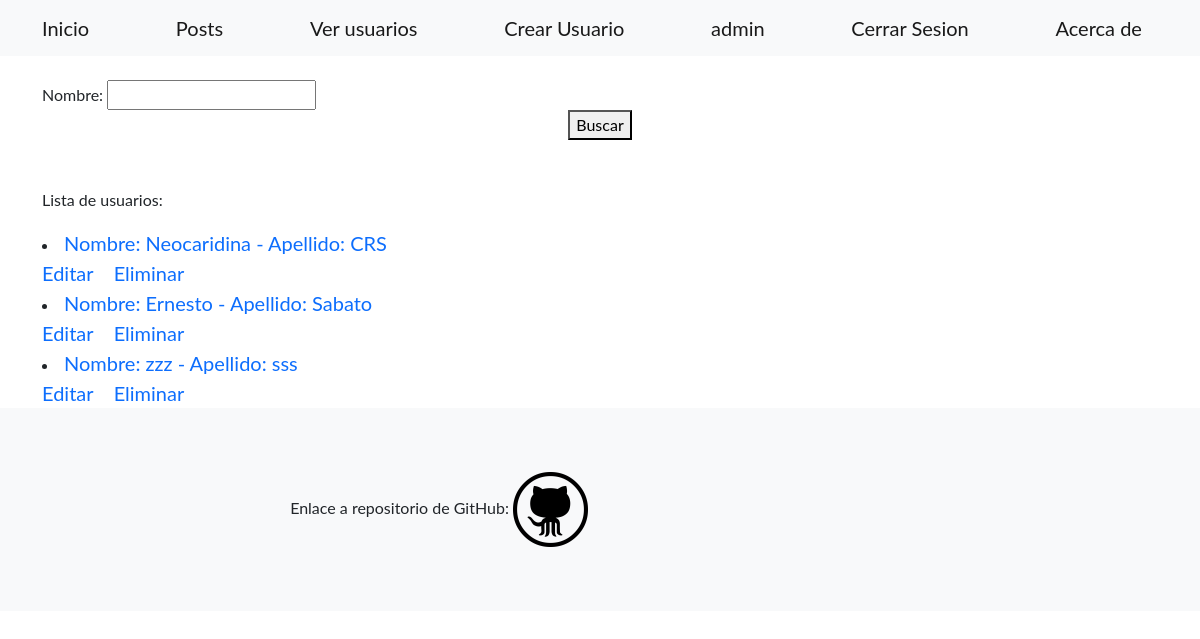
Before: /usuarios/ (signed in) with the older database file.
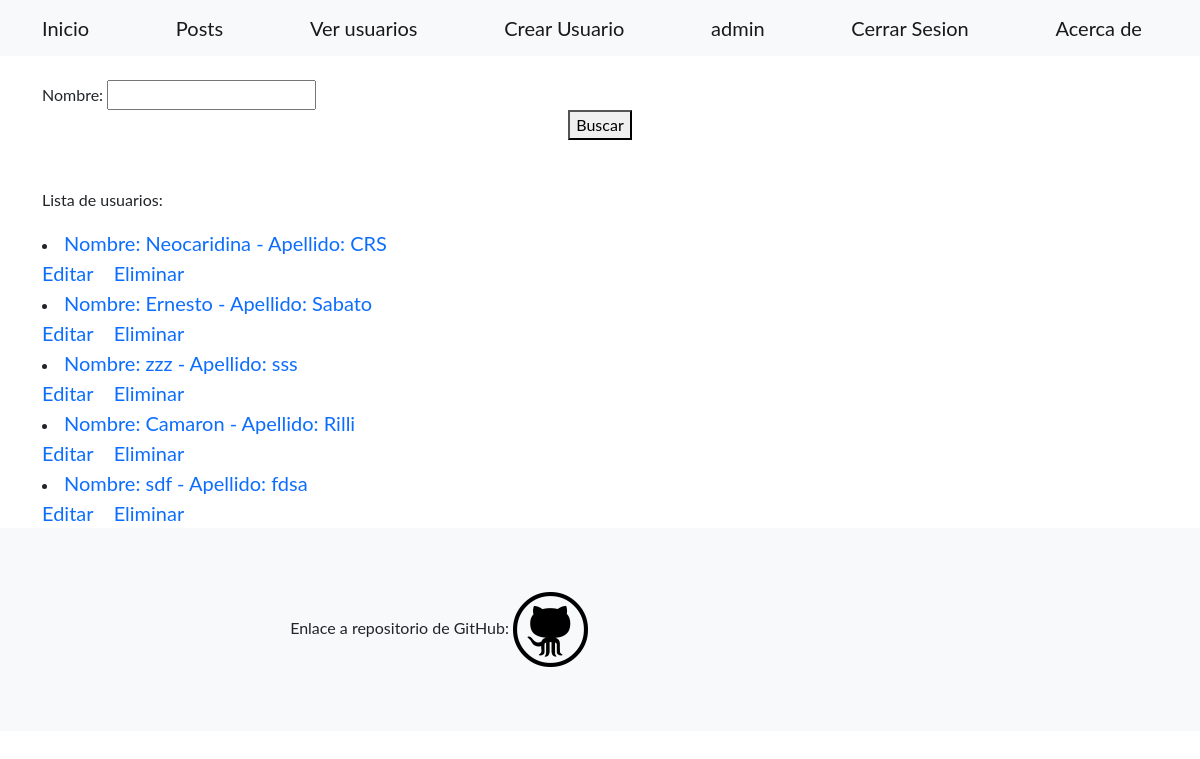
After: the same page with the newer database file.
### home/models.py (models this page shows)
class Usuario(models.Model):
    nombre = models.CharField(max_length=30)
    apellido = models.CharField(max_length=30)
    edad = models.IntegerField()
    fecha_nacimiento = models.DateField()
    descripcion = RichTextField(null=True)
    imagen = models.ImageField(upload_to='imagen',null=True, blank=True)
    def __str__(self):
        return f'Nombre: {self.nombre} - Apellido: {self.apellido}'

### home/views.py (the view)
# urls.py: path('usuarios/', views.VerUsuarios.as_view(), name="ver_usuarios"),
class VerUsuarios(LoginRequiredMixin,ListView):
    model = Usuario
    template_name = 'home/ver_usuarios.html'
    def get_queryset(self):
        nombre = self.request.GET.get('nombre', '')
        if nombre:
            object_list = self.model.objects.filter(nombre__icontains=nombre)
        else:
            object_list = self.model.objects.all()
        return object_list
    def get_context_data(self, **kwargs):
        context = super().get_context_data(**kwargs)
        context["formulario"] = BusquedaUsuario()
        return context

### home/forms.py
class BusquedaUsuario(forms.Form):
    nombre = forms.CharField(max_length=30, required=False)

### home/templates/home/ver_usuarios.html (shortened to what this page needs)
{% extends 'home/base.html'%}
{% block cuerpo %}
<form action={% url 'ver_usuarios' %} method="GET">
    <br>
    {{formulario}}
    <center><button>Buscar</button></center>
</form>
<br><br>
<p>Lista de usuarios:</p>
{% if object_list %}
    {% for usuario in object_list%}
    <li><a class="navbar-brand" href={% url 'info_usuario' usuario.id %}>{{usuario}}</a></li>
    </li><a class="navbar-brand" href={% url 'editar_usuario' usuario.id %}>Editar</a></li>
    </li><a class="navbar-brand" href={% url 'eliminar_usuario' usuario.id %}>Eliminar</a></li>
    {% endfor %}
{%else%}
No se encontraron resultados de la busqueda!
{% endif %}
{% endblock cuerpo %}

Changed rows visible on the page:
added Usuario: nombre+apellido "Nombre: Camaron - Apellido: Rilli"
added Usuario: nombre+apellido "Nombre: sdf - Apellido: fdsa"
